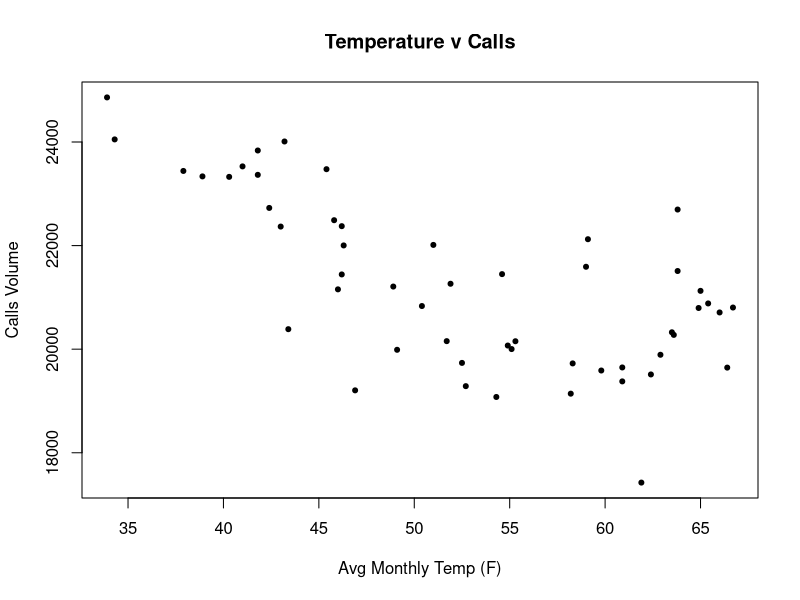
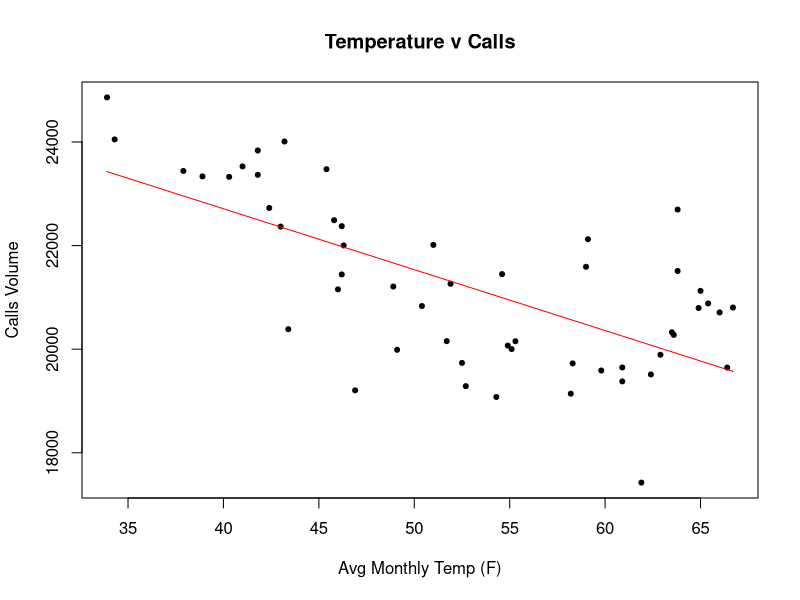
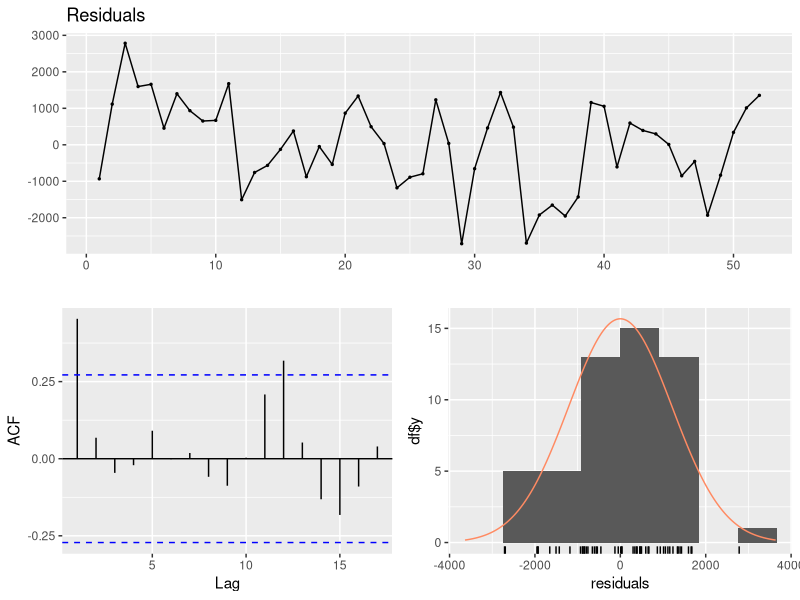
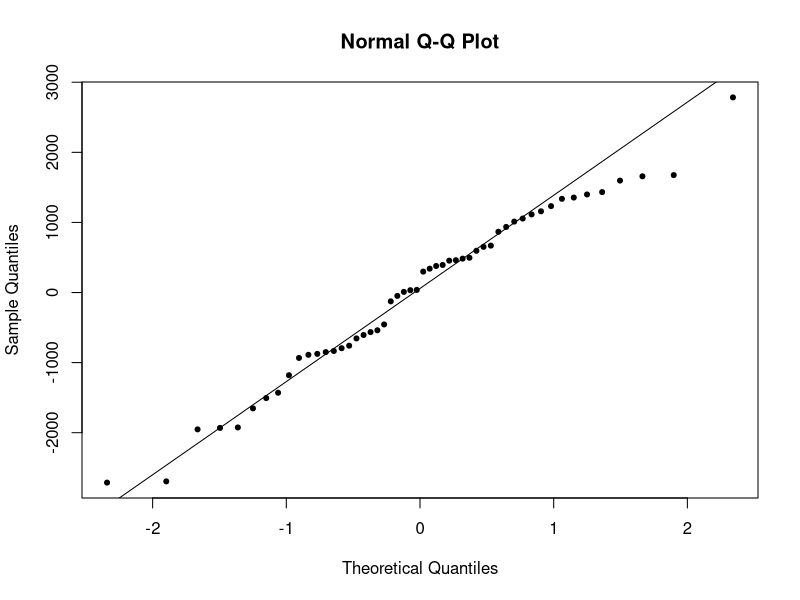
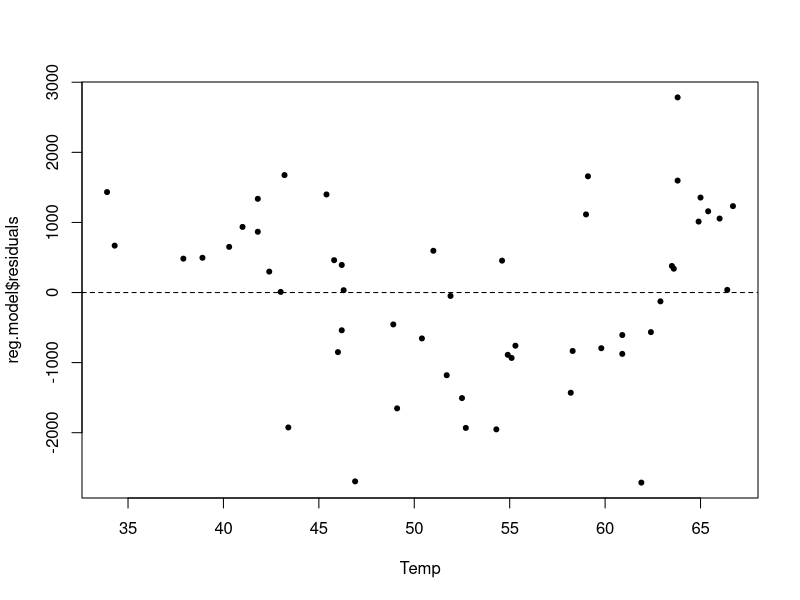
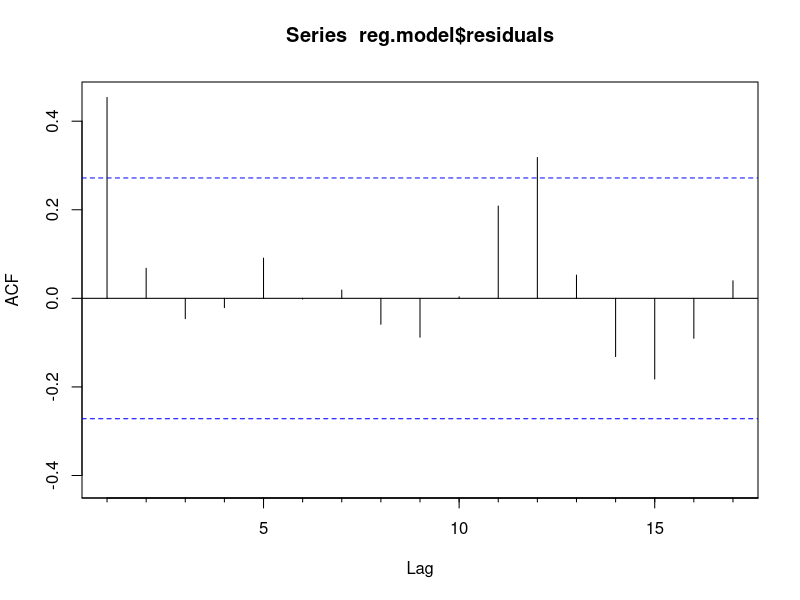

R code for these plots, in order:
## ---- chunk 1
#load the data
data = read.csv("aaa_washington.csv")
head(data, 12)

#access directly
attach(data)

#plot (x, y)
plot(Temp, Calls, pch = 20, 
     xlab = "Avg Monthly Temp (F)",
     ylab = "Calls Volume",
     main = "Temperature v Calls")

## ---- chunk 2
#cor(x, y)
cor(Temp, Calls)

## ---- chunk 3
reg.model = lm(Calls ~ Temp, data = data)
reg.model #coefficients: intercept = 27414.1, temp = -117.6
## ---- chunk 4
plot(Temp, Calls, pch = 20,
     xlab = "Avg Monthly Temp (F)",
     ylab = "Calls Volume",
     main = "Temperature v Calls")
lines(Temp, reg.model$fitted.values, col = "red")
## ---- chunk 5
summary(reg.model)$r.squared
## ---- chunk 6
model.summary = summary(reg.model)
model.summary
## ---- chunk 7
library(forecast)

checkresiduals(reg.model)

qqnorm(reg.model$residuals, pch = 20)
qqline(reg.model$residuals)
## ---- chunk 8
plot(Temp, reg.model$residuals, pch = 20)
abline(c(0,0), lty=2) #adds line with vector of c(intercept, slope)
## ---- chunk 9
Acf(reg.model$residuals) #autocorrelation plot

#install.packages("lmtest") for dw test
library(lmtest)

#durbin watson test
dwtest(reg.model, alternative = "two.sided")
